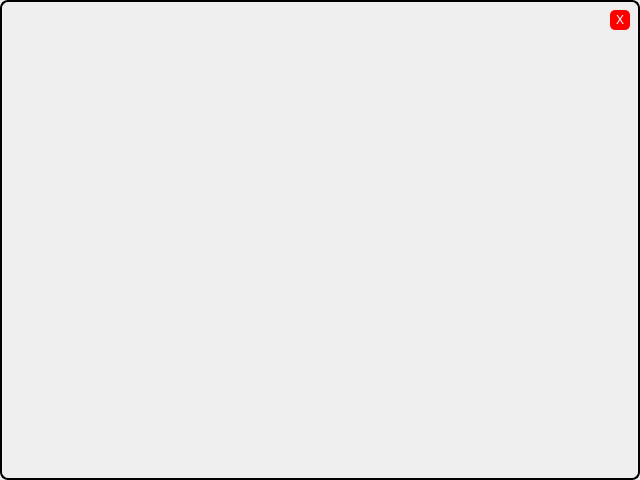
<?xml version="1.0" encoding="UTF-8"?>
<ui version="4.0">
 <class>MainWindow</class>
 <widget class="QMainWindow" name="MainWindow">
  <property name="geometry">
   <rect>
    <x>0</x>
    <y>0</y>
    <width>640</width>
    <height>480</height>
   </rect>
  </property>
  <property name="sizePolicy">
   <sizepolicy hsizetype="Fixed" vsizetype="Fixed">
    <horstretch>0</horstretch>
    <verstretch>0</verstretch>
   </sizepolicy>
  </property>
  <property name="minimumSize">
   <size>
    <width>640</width>
    <height>480</height>
   </size>
  </property>
  <property name="maximumSize">
   <size>
    <width>640</width>
    <height>480</height>
   </size>
  </property>
  <property name="windowTitle">
   <string>MainWindow</string>
  </property>
  <property name="styleSheet">
   <string notr="true">QMainWindow { border: 2px solid black; border-radius: 8px;}</string>
  </property>
  <widget class="QWidget" name="centralwidget">
   <property name="sizePolicy">
    <sizepolicy hsizetype="Fixed" vsizetype="Fixed">
     <horstretch>0</horstretch>
     <verstretch>0</verstretch>
    </sizepolicy>
   </property>
   <property name="minimumSize">
    <size>
     <width>640</width>
     <height>480</height>
    </size>
   </property>
   <property name="maximumSize">
    <size>
     <width>640</width>
     <height>480</height>
    </size>
   </property>
   <property name="styleSheet">
    <string notr="true"/>
   </property>
   <widget class="QStackedWidget" name="stackedWidget">
    <property name="geometry">
     <rect>
      <x>0</x>
      <y>0</y>
      <width>640</width>
      <height>480</height>
     </rect>
    </property>
    <property name="sizePolicy">
     <sizepolicy hsizetype="Fixed" vsizetype="Fixed">
      <horstretch>0</horstretch>
      <verstretch>0</verstretch>
     </sizepolicy>
    </property>
    <property name="minimumSize">
     <size>
      <width>0</width>
      <height>0</height>
     </size>
    </property>
    <property name="maximumSize">
     <size>
      <width>16777215</width>
      <height>16777215</height>
     </size>
    </property>
   </widget>
   <widget class="QLabel" name="dragLabel">
    <property name="geometry">
     <rect>
      <x>0</x>
      <y>0</y>
      <width>640</width>
      <height>30</height>
     </rect>
    </property>
    <property name="sizePolicy">
     <sizepolicy hsizetype="Fixed" vsizetype="Fixed">
      <horstretch>0</horstretch>
      <verstretch>0</verstretch>
     </sizepolicy>
    </property>
    <property name="minimumSize">
     <size>
      <width>0</width>
      <height>0</height>
     </size>
    </property>
    <property name="maximumSize">
     <size>
      <width>16777215</width>
      <height>16777215</height>
     </size>
    </property>
    <property name="styleSheet">
     <string notr="true">border-radius: 8px;</string>
    </property>
    <property name="text">
     <string/>
    </property>
    <property name="alignment">
     <set>Qt::AlignCenter</set>
    </property>
   </widget>
   <widget class="QPushButton" name="closeButton">
    <property name="geometry">
     <rect>
      <x>610</x>
      <y>10</y>
      <width>20</width>
      <height>20</height>
     </rect>
    </property>
    <property name="sizePolicy">
     <sizepolicy hsizetype="Fixed" vsizetype="Fixed">
      <horstretch>0</horstretch>
      <verstretch>0</verstretch>
     </sizepolicy>
    </property>
    <property name="minimumSize">
     <size>
      <width>20</width>
      <height>20</height>
     </size>
    </property>
    <property name="maximumSize">
     <size>
      <width>20</width>
      <height>20</height>
     </size>
    </property>
    <property name="styleSheet">
     <string notr="true">QPushButton {
  background-color: red;
  color: white;
  border: none;
  border-radius: 5px;
  outline: none;
}

QPushButton:pressed {
    background-color: #c62828;
}</string>
    </property>
    <property name="text">
     <string>X</string>
    </property>
   </widget>
   <widget class="QLabel" name="lockLabel">
    <property name="geometry">
     <rect>
      <x>8</x>
      <y>8</y>
      <width>51</width>
      <height>51</height>
     </rect>
    </property>
    <property name="text">
     <string/>
    </property>
    <property name="pixmap">
     <pixmap resource="../resources/resources.qrc">:/images/image/lock.png</pixmap>
    </property>
    <property name="scaledContents">
     <bool>true</bool>
    </property>
   </widget>
  </widget>
 </widget>
 <resources>
  <include location="../resources/resources.qrc"/>
 </resources>
 <connections/>
</ui>
